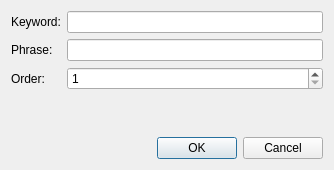
<?xml version="1.0" encoding="UTF-8"?>
<ui version="4.0">
 <class>EditorDialog</class>
 <widget class="QDialog" name="EditorDialog">
  <property name="geometry">
   <rect>
    <x>0</x>
    <y>0</y>
    <width>334</width>
    <height>170</height>
   </rect>
  </property>
  <property name="windowTitle">
   <string>Add Phrase</string>
  </property>
  <layout class="QVBoxLayout" name="verticalLayout">
   <item>
    <layout class="QFormLayout" name="formLayout">
     <item row="0" column="1">
      <widget class="QLineEdit" name="keyLineEdit"/>
     </item>
     <item row="0" column="0">
      <widget class="QLabel" name="keyLabel">
       <property name="text">
        <string notr="true">Keyword:</string>
       </property>
      </widget>
     </item>
     <item row="1" column="1">
      <widget class="QLineEdit" name="valueLineEdit"/>
     </item>
     <item row="1" column="0">
      <widget class="QLabel" name="valueLabel">
       <property name="text">
        <string notr="true">Phrase:</string>
       </property>
      </widget>
     </item>
     <item row="2" column="1">
      <widget class="QSpinBox" name="orderSpinBox">
       <property name="minimum">
        <number>1</number>
       </property>
       <property name="maximum">
        <number>100</number>
       </property>
       <property name="value">
        <number>1</number>
       </property>
      </widget>
     </item>
     <item row="2" column="0">
      <widget class="QLabel" name="label">
       <property name="text">
        <string>Order:</string>
       </property>
      </widget>
     </item>
    </layout>
   </item>
   <item>
    <widget class="QDialogButtonBox" name="buttonBox">
     <property name="orientation">
      <enum>Qt::Horizontal</enum>
     </property>
     <property name="standardButtons">
      <set>QDialogButtonBox::Cancel|QDialogButtonBox::Ok</set>
     </property>
    </widget>
   </item>
  </layout>
 </widget>
 <tabstops>
  <tabstop>keyLineEdit</tabstop>
 </tabstops>
 <resources/>
 <connections>
  <connection>
   <sender>buttonBox</sender>
   <signal>accepted()</signal>
   <receiver>EditorDialog</receiver>
   <slot>accept()</slot>
   <hints>
    <hint type="sourcelabel">
     <x>248</x>
     <y>254</y>
    </hint>
    <hint type="destinationlabel">
     <x>157</x>
     <y>274</y>
    </hint>
   </hints>
  </connection>
  <connection>
   <sender>buttonBox</sender>
   <signal>rejected()</signal>
   <receiver>EditorDialog</receiver>
   <slot>reject()</slot>
   <hints>
    <hint type="sourcelabel">
     <x>316</x>
     <y>260</y>
    </hint>
    <hint type="destinationlabel">
     <x>286</x>
     <y>274</y>
    </hint>
   </hints>
  </connection>
 </connections>
</ui>
